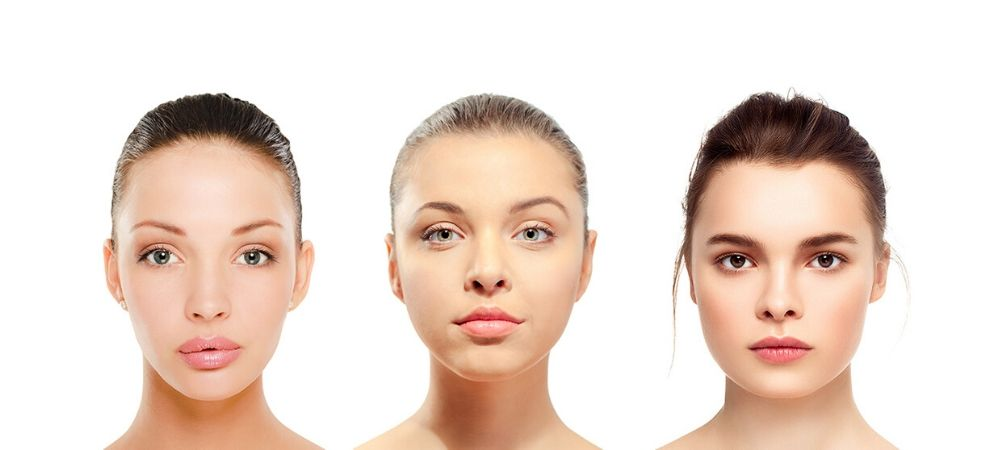
#> input picture frontalface-cascade/face.jpg, 988 x 450 px
$ python face_cascade.py
#> lines starting #> are read from the running program, lines starting #| are printed output that depends on the picture; after the words box and inside, x2 and y2 are one past the last pixel; in counts of white or black regions, pixels touching at a corner belong together
import cv2

# cascade xml 파일 선택
face_cascade = cv2.CascadeClassifier('haarcascade_frontalface_default.xml')

img = cv2.imread('face.jpg')
#> img is the input picture: shape (450, 988, 3); mean B, G, R 208.5, 218.5, 235.8
gray = cv2.cvtColor(img, cv2.COLOR_BGR2GRAY)
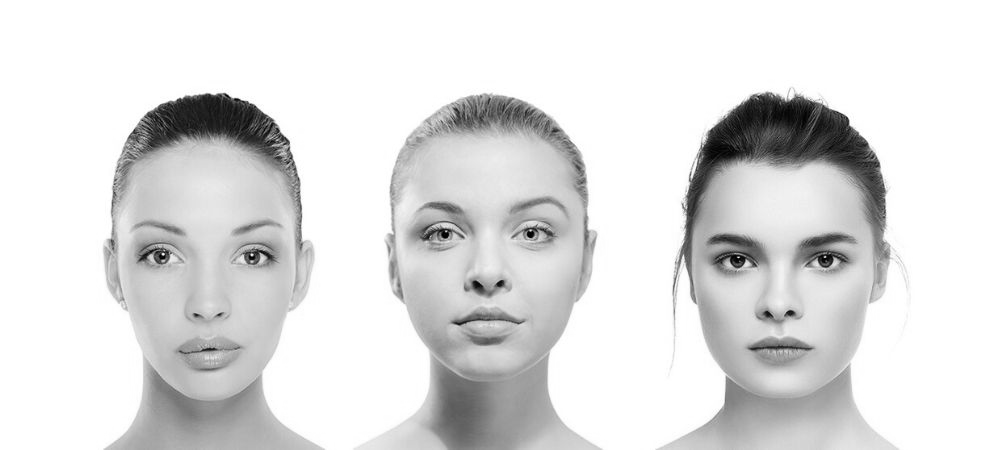
#> gray: shape (450, 988); min 0, max 255, mean 222.5

faces = face_cascade.detectMultiScale(gray, 1.1, 4)
#> faces = [[660, 164, 239, 239], [361, 130, 254, 254], [83, 156, 253, 253]]

# Draw the rectangle around each face
if len(faces):
    for (x, y, w, h) in faces:
        face_rectangle = cv2.rectangle(
            img, (x, y), (x + w, y + h), (255, 0, 0), 2)

        Face_text = cv2.putText(img=face_rectangle,
                                text="Face",
                                org=(x, y + h + 30),
                                fontFace=cv2.FONT_HERSHEY_SIMPLEX,
                                fontScale=1, color=(0, 0, 255),
                                thickness=2, lineType=cv2.LINE_4)
#> this loop made 3 passes
#> pass 2, `face_rectangle = cv2.rectangle( img, (x, y), (x + w, y + h), (255, 0, ..`:
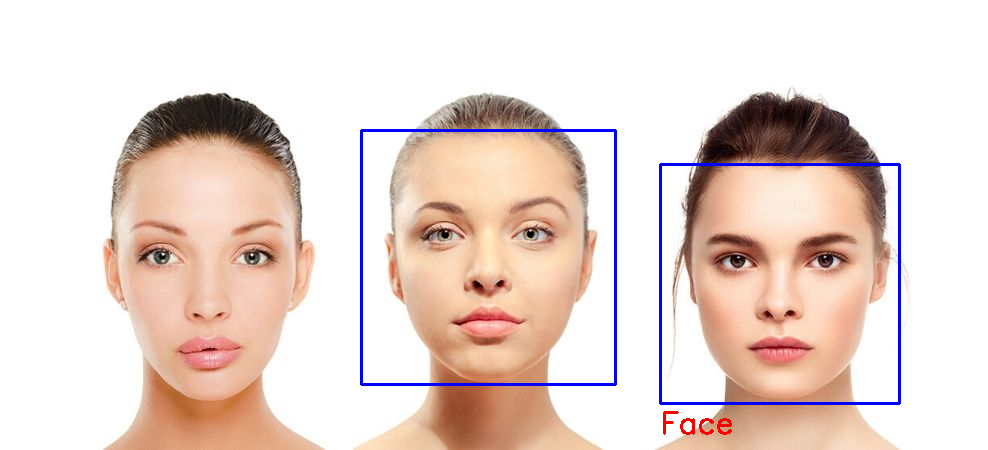
#> face_rectangle: shape (450, 988, 3); mean B, G, R 208.8, 215.3, 232.7
#> pass 2, `Face_text = cv2.putText(img=face_rectangle, text="Face", org=(x, y + h..`:
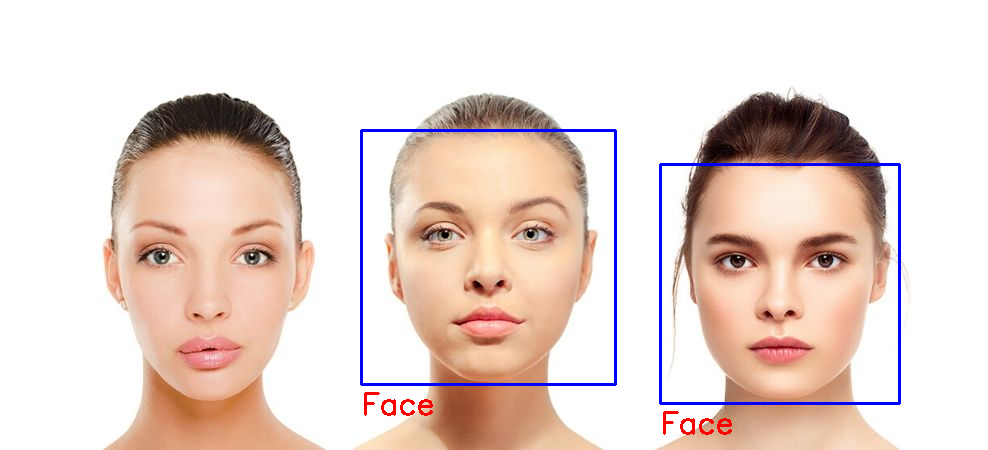
#> Face_text: shape (450, 988, 3); mean B, G, R 208.5, 215, 232.7
#> after the loop:
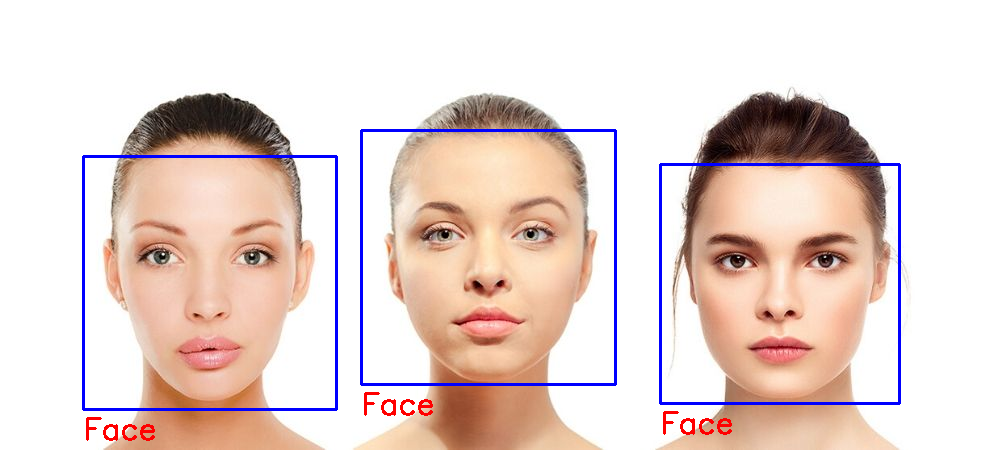
#> face_rectangle: shape (450, 988, 3); 0.92% of pixels changed, all inside (x1, y1, x2, y2) = (82, 155, 433, 441)

cv2.imshow("image", img)
cv2.waitKey(0)
